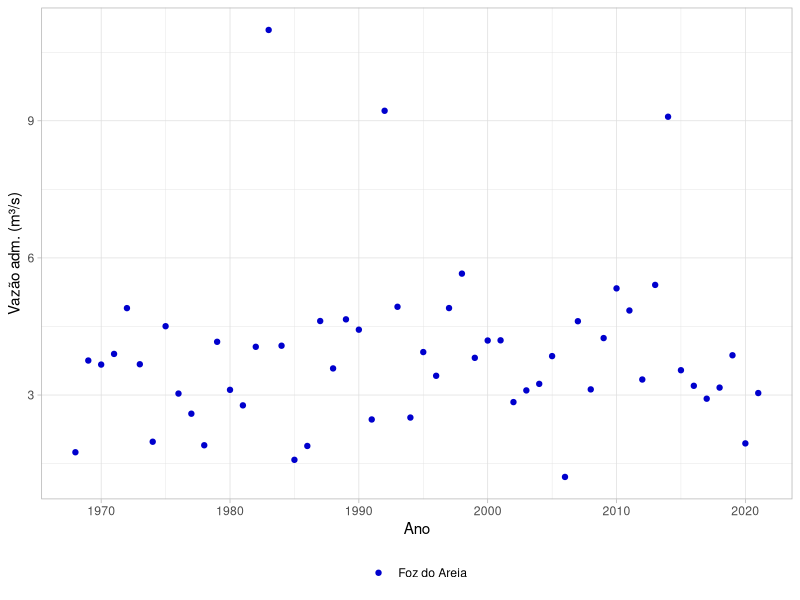
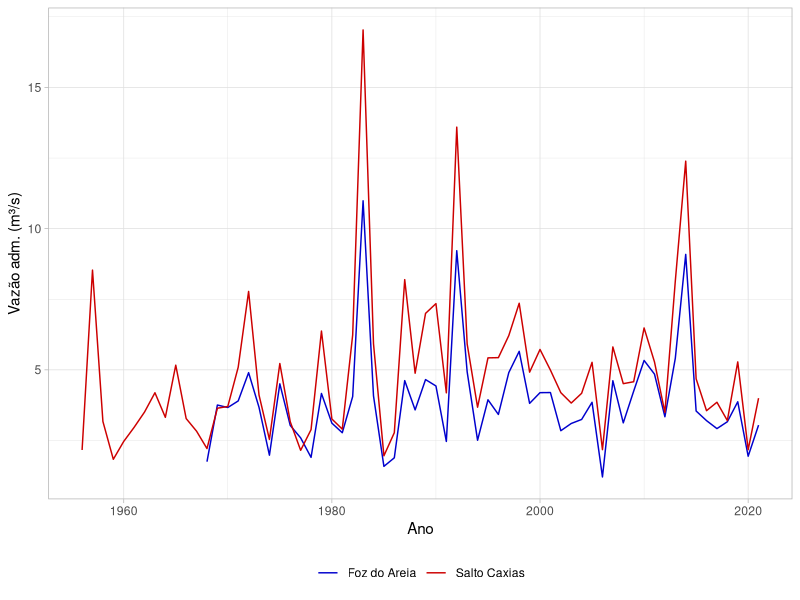
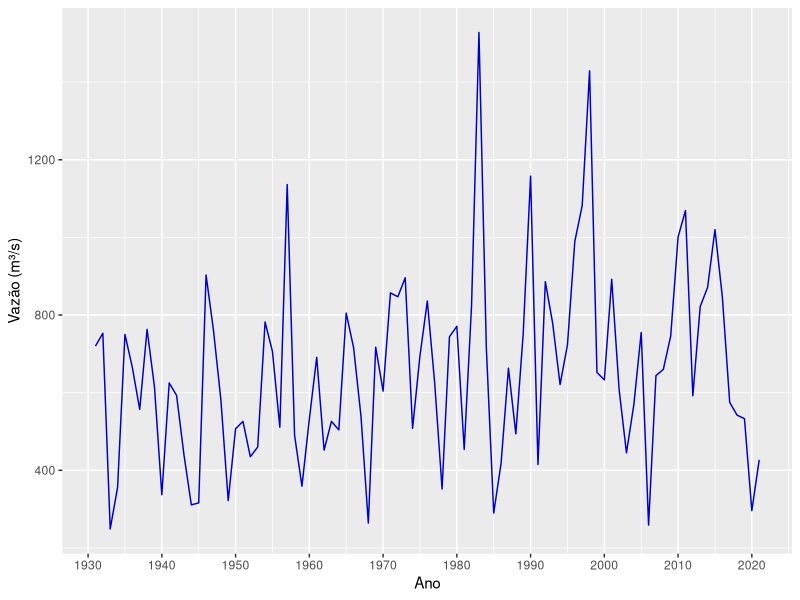
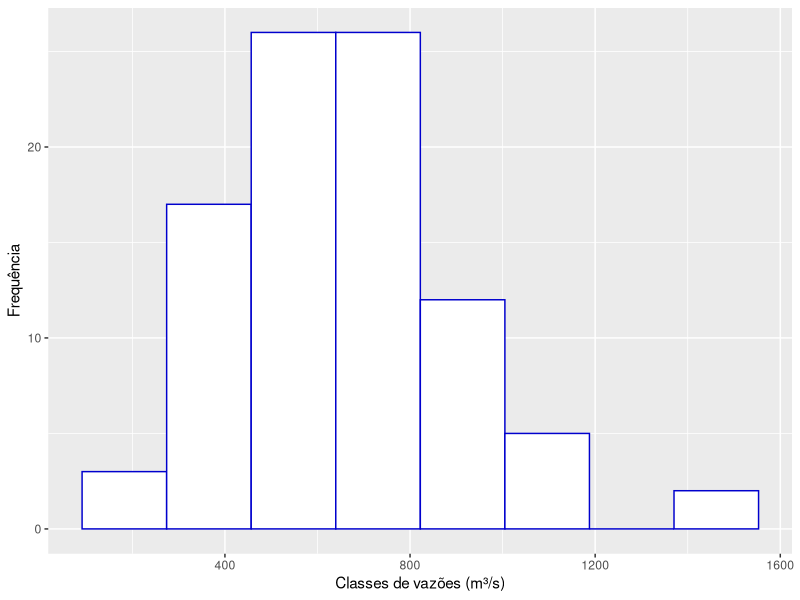
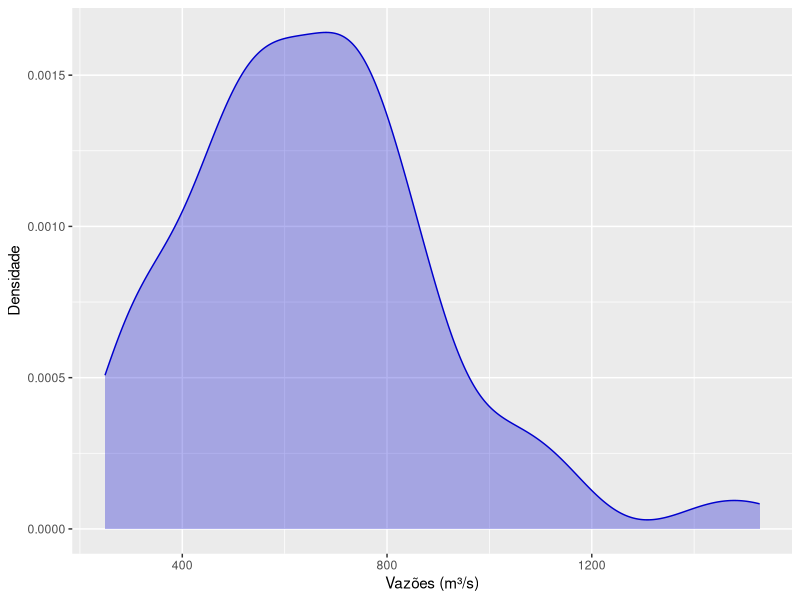
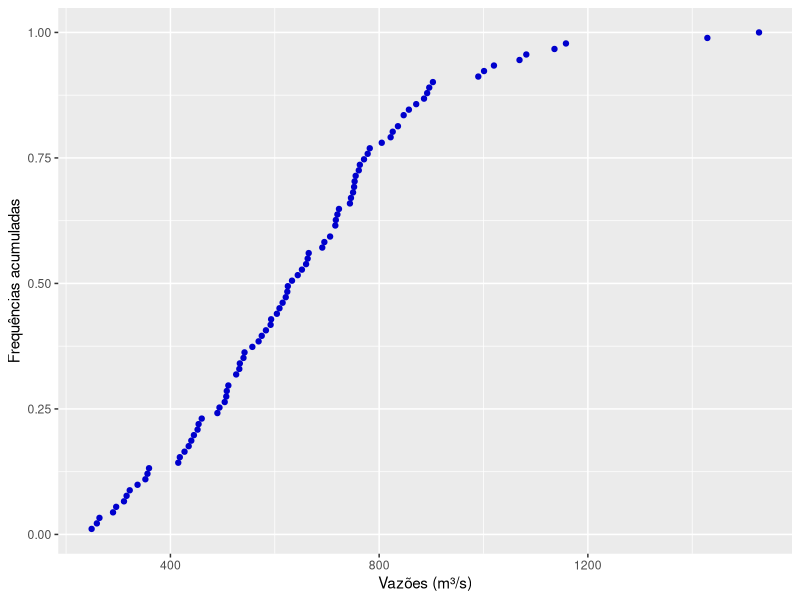
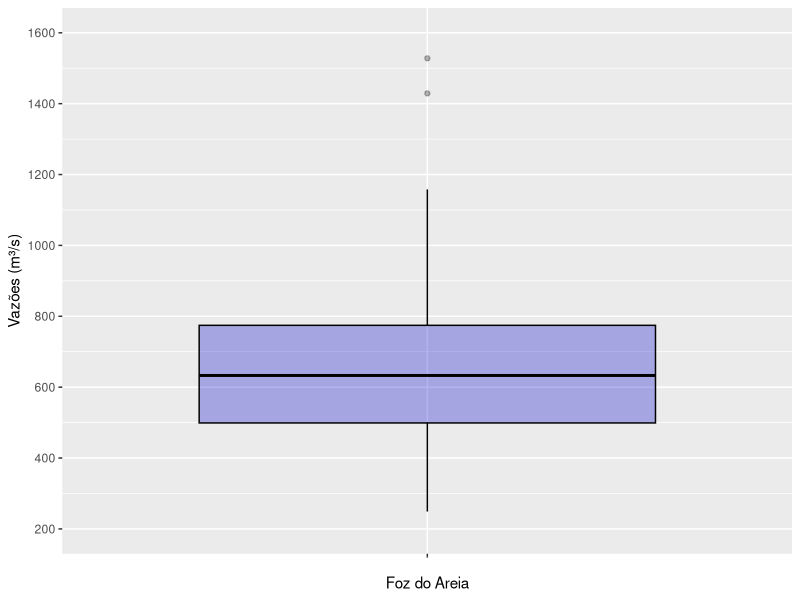
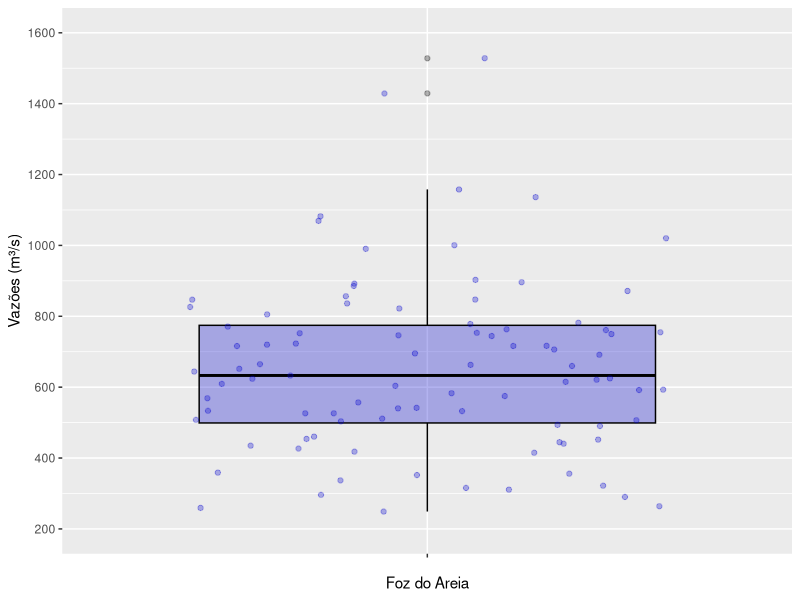

Here is the R script that generated these plots, in order:
# Instalação dos pacotes necessários para este código (requer conexão 
# com a internet)
# install.packages("ggplot2")
# install.packages("lubridate")

# Bibliotecas utilizadas
library(ggplot2) # para os gráficos
library(lubridate) # para conversão de texto em datas

# --- EXEMPLOS OUTLIERS ---

# 1. Gráficos vazões diárias Salto Caxias e Foz do Areia
vazoesDiariasSaltoCaxias <- read.csv('vazoesDiariasSaltoCaxias.csv', header=FALSE)
vazoesDiariasFozDoAreia <- read.csv('vazoesDiariasFozDoAreia.csv', header=FALSE)

# Montagem do data frame com os dias e as vazões (padronizadas pela média)
# Salto Caxias
QdiariaSaltoCaxias <- data.frame(
  dias = vazoesDiariasSaltoCaxias[,1],
  vazoes = vazoesDiariasSaltoCaxias[,2]/mean(vazoesDiariasSaltoCaxias[,2]))
# Foz do Areia
QdiariaFozDoAreia <- data.frame(
  dias = vazoesDiariasFozDoAreia[,1],
  vazoes = vazoesDiariasFozDoAreia[,2]/mean(vazoesDiariasFozDoAreia[,2]))

# Conversões das colunas das datas (lida como texto) para o formato apropriado
QdiariaSaltoCaxias$dias <- dmy(QdiariaSaltoCaxias$dias)
QdiariaFozDoAreia$dias <- dmy(QdiariaFozDoAreia$dias)

# *** Processo para determinação da vazão máxima anual ***

# Manipulação do vetor de datas para extração das vazões a cada ano. Essa infor-
# mação será usada como indexador do loop que fará os cálculos
# Foz do Areia
datasFozDoAreia <- data.frame(datas=QdiariaFozDoAreia$dias)
datasFozDoAreia$datas <- as.Date(datasFozDoAreia$datas)
datasFozDoAreia <- transform(datasFozDoAreia, ano=format(datas,"%Y"),
          mes=format(datas,"%m"),
          dia=format(datas,"%d"))
# Concatenação da data (agora como vetor) e vazões
QdFozDoAreia <- cbind(datasFozDoAreia,vazoes=QdiariaFozDoAreia$vazoes)

# Salto Caxias
datasSaltoCaxias <- data.frame(datas=QdiariaSaltoCaxias$dias)
datasSaltoCaxias$datas <- as.Date(datasSaltoCaxias$datas)
datasSaltoCaxias <- transform(datasSaltoCaxias, ano=format(datas,"%Y"),
                             mes=format(datas,"%m"),
                             dia=format(datas,"%d"))
# Concatenação da data (agora como vetor) e vazões
QdSaltoCaxias <- cbind(datasSaltoCaxias,vazoes=QdiariaSaltoCaxias$vazoes)

# Comando para extração dos anos do histórico, sem repetições
anosFozDoAreia <- as.numeric(unique(QdFozDoAreia$ano))
anosSaltoCaxias <- as.numeric(unique(QdSaltoCaxias$ano))

# Loops para determinação das vazões máximas
# Foz do Areia
QmaxAnualFozDoAreia <- vector()
# Determinação das vazões máximas anuais a partir do indexador acima
for (i in 1:length(anosFozDoAreia)) {
  QmaxAnualFozDoAreia[i] <- max(QdFozDoAreia[QdFozDoAreia$ano==anosFozDoAreia[i],5])
}
# Inserção dos anos
QmaxAnualFozDoAreia <- matrix(QmaxAnualFozDoAreia)
QmaxAnualFozDoAreia<- data.frame(anos=anosFozDoAreia,vazoes=QmaxAnualFozDoAreia)

# Salto Caxias
QmaxAnualSaltoCaxias <- vector()
# Determinação das vazões máximas anuais a partir do indexador acima
for (i in 1:length(anosSaltoCaxias)) {
  QmaxAnualSaltoCaxias[i] <- max(QdSaltoCaxias[QdSaltoCaxias$ano==anosSaltoCaxias[i],5])
}
# Inserção dos anos
QmaxAnualSaltoCaxias <- matrix(QmaxAnualSaltoCaxias)
QmaxAnualSaltoCaxias<- data.frame(anos=anosSaltoCaxias,vazoes=QmaxAnualSaltoCaxias)

# Plot da série de Foz do Areia com possível outlier
# tiff('vazoesMaximasFozDoAreia.tif', height=720, width = 1780, res=300)
ggplot(QmaxAnualFozDoAreia, aes(x=anos, y=vazoes, colour="Foz do Areia")) +
  geom_point() +
  labs(x="Ano",y="Vazão adm. (m³/s)") + 
  theme_light() +
  scale_colour_manual(values = c("blue3")) +
  theme_light() +
  theme(legend.title = element_blank()) +
  theme(legend.position="bottom")
# dev.off()

# Comparação entre duas séries no mesmo rio (confirmação de que não é outlier)
# tiff('vazoesMaximasFDAeSC.tif', height=720, width = 1780, res=300)
ggplot() +
  geom_line(data = QmaxAnualFozDoAreia, aes(x=anos, y=vazoes, colour="Foz do Areia")) +
  geom_line(data = QmaxAnualSaltoCaxias, aes(x=anos, y=vazoes, colour="Salto Caxias")) +
  labs(x="Ano",y="Vazão adm. (m³/s)", colour="Séries") +
  scale_colour_manual(values = c("blue3", "red3")) +
  theme_light() +
  theme(legend.title = element_blank()) +
  theme(legend.position="bottom")
# dev.off()

# --- REPRESENTAÇÃO GRÁFICA DE DADOS ---

# Dados utilizados - vazões anuais em Foz do Areia (rio Iguaçu)
vazoesMediasFozDoAreia <- read.csv('vazoesMediasFozDoAreia.csv')
Qmedia <- data.frame(
  anos = vazoesMediasFozDoAreia[,1],
  vazoes = vazoesMediasFozDoAreia[,ncol(vazoesMediasFozDoAreia)])

# 1. Série temporal
# tiff('serieTemporal.tif', height=720, width = 1780, res=300)
ggplot(Qmedia, aes(x=anos, y=vazoes)) + 
  scale_y_continuous(breaks = seq(0, 1600, by = 400)) +
  scale_x_continuous(breaks = seq(1920, 2020, by = 10)) +
  geom_line(color="blue3") +
  labs(x="Ano",y="Vazão (m³/s)") + 
  theme_gray()
# dev.off()

# 2. Histograma

# Número de classes:
# Critério de Iman and Conover (1983) (2^k >= n)
condicao = FALSE
k1 <- 1
while (condicao == FALSE) {
  if (2^k1 < length(Qmedia$vazoes)) {
    condicao == FALSE
  } else {
    break
  }
k1 <- k1 + 1
}
# Critério de Sturges (1926)
k2 <- ceiling(1+3.3*log10(length(Qmedia$vazoes)))

# Obtenção do histograma
# tiff('histograma.tif', height=720, width = 1780, res=300)
ggplot(Qmedia, aes(x=vazoes)) +
  geom_histogram(colour="blue3", fill="white", bins=k2) +
  labs(x="Classes de vazões (m³/s)",y="Frequência") +
  theme_gray()
# dev.off()

# 3. Densidade
# tiff('densidade.tif', height=720, width = 1780, res=300)
ggplot(Qmedia, aes(x=vazoes)) +
  geom_density(colour="blue3", fill="blue3", alpha=0.3) +
  labs(x="Vazões (m³/s)",y="Densidade") +
  theme_gray()
# dev.off()

# 4. Frequência acumulada
# tiff('cumulativeFrequency.tif', height=720, width = 1780, res=300)
ggplot(Qmedia, aes(vazoes)) +
  stat_ecdf(geom = "point", pad = FALSE, colour = "blue3") +
  labs(x="Vazões (m³/s)",y="Frequências acumuladas") +
  theme_gray()
# dev.off()

# 5. Boxplot
# Simples
# tiff('boxplot.tif', height = 800, width = 600, res=300)
ggplot(Qmedia, aes(x = "", y=vazoes)) +
  geom_boxplot(fill="blue3", color="black", alpha=0.3) +
  expand_limits(y=c(200,1601)) +
  scale_y_continuous(breaks = seq(0, 1600, by = 200)) +
  labs(x="Foz do Areia", y="Vazões (m³/s)") +
  theme_gray()
# dev.off()

# Com jitters
# tiff('boxplotjitter.tif', height = 800, width = 600, res=300)
ggplot(Qmedia, aes(x="",y=vazoes)) +
  geom_boxplot(fill="blue3", color="black", alpha=0.3) +
  geom_jitter(color="blue3", size=1.5, alpha=0.3) +
  expand_limits(y=c(200,1601)) +
  scale_y_continuous(breaks = seq(0, 1600, by = 200)) +
  labs(x="Foz do Areia",y="Vazões (m³/s)") +
  theme_gray()
# dev.off()

# Violin plot
# tiff('boxplotviolin.tif', height = 800, width = 600, res=300)
ggplot(Qmedia, aes(x="",y=vazoes)) +
  geom_violin(trim=FALSE,width=1.0,fill="blue3",alpha=0.3) +
  geom_boxplot(color="gray", alpha=0.5) +
  expand_limits(y=c(200,1601)) +
  scale_y_continuous(breaks = seq(0, 1600, by = 200)) +
  labs(x="Foz do Areia",y="Vazões (m³/s)") +
  theme_gray()
# dev.off()

# Boxplots + violin plots com mais de uma série
# Aqui é preciso criar uma coluna adicional nos data frames para indicar a qual
# usina cada série pertence. Os dados utilizados são das vazões máximas em Foz
# do Areia e Salto Caxias
QmaxAnualFozDoAreia$usina <- "Foz do Areia"
QmaxAnualSaltoCaxias$usina <- "Salto Caxias"

# União dos data frames, de modo que eles fiquem "empilhados"
Qmax <- rbind(QmaxAnualFozDoAreia,QmaxAnualSaltoCaxias)

# Obtenção do boxplot
# tiff('boxplot2series.tif', height = 800, width = 1000, res=300)
ggplot(Qmax, aes(x = usina, y=vazoes, fill = usina)) +
  geom_boxplot(alpha = 0.6) +
  scale_fill_brewer(palette = "Set1") +
  labs(x="", y="Vazões (m³/s)") +
  theme_gray() +
  theme(legend.position = "none")
# dev.off()

# Obtenção do violin plot
# tiff('violinplot2series.tif', height = 800, width = 1000, res=300)
ggplot(Qmax, aes(x = usina, y=vazoes, fill = usina)) +
  geom_violin(trim=FALSE,width=1.0,alpha = 0.6) +
  scale_fill_brewer(palette = "Set1") +
  labs(x="", y="Vazões (m³/s)") +
  theme_gray() +
  theme(legend.position = "none")
# dev.off()
